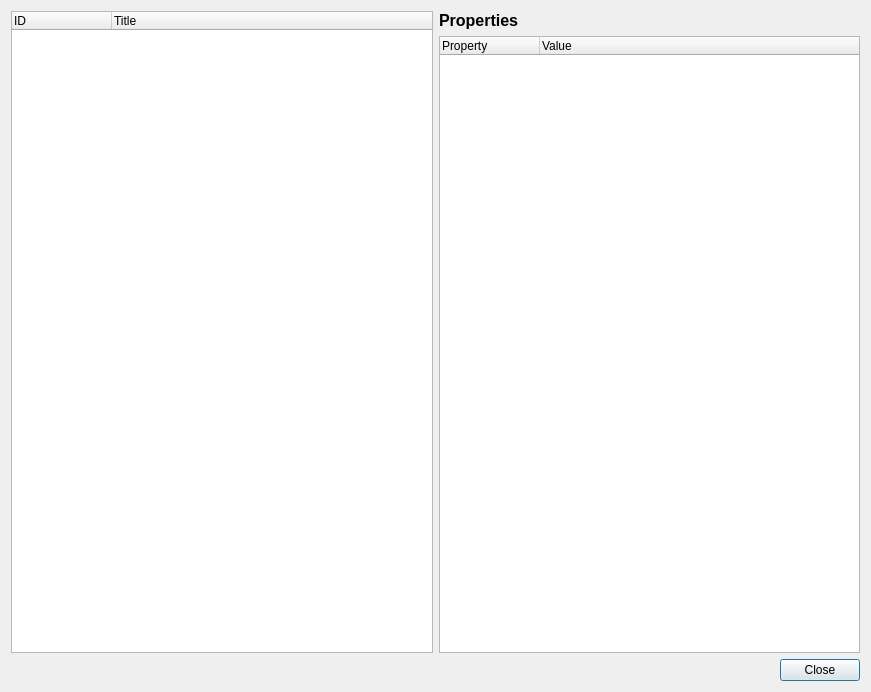
<?xml version="1.0" encoding="UTF-8"?>
<ui version="4.0">
 <class>Dialog</class>
 <widget class="QDialog" name="Dialog">
  <property name="geometry">
   <rect>
    <x>0</x>
    <y>0</y>
    <width>871</width>
    <height>692</height>
   </rect>
  </property>
  <property name="windowTitle">
   <string>Dialog</string>
  </property>
  <layout class="QVBoxLayout" name="verticalLayout">
   <item>
    <layout class="QHBoxLayout" name="horizontalLayout">
     <item>
      <widget class="QTreeWidget" name="ControlsCatalog_List">
       <column>
        <property name="text">
         <string>ID</string>
        </property>
       </column>
       <column>
        <property name="text">
         <string>Title</string>
        </property>
       </column>
      </widget>
     </item>
     <item>
      <layout class="QVBoxLayout" name="verticalLayout_2">
       <item>
        <widget class="QLabel" name="label">
         <property name="font">
          <font>
           <pointsize>12</pointsize>
           <weight>75</weight>
           <bold>true</bold>
          </font>
         </property>
         <property name="text">
          <string>Properties</string>
         </property>
        </widget>
       </item>
       <item>
        <widget class="QTreeWidget" name="ControlsCatalog_Properties">
         <column>
          <property name="text">
           <string>Property</string>
          </property>
         </column>
         <column>
          <property name="text">
           <string>Value</string>
          </property>
         </column>
        </widget>
       </item>
      </layout>
     </item>
    </layout>
   </item>
   <item>
    <widget class="QDialogButtonBox" name="buttonBox">
     <property name="orientation">
      <enum>Qt::Horizontal</enum>
     </property>
     <property name="standardButtons">
      <set>QDialogButtonBox::Close</set>
     </property>
    </widget>
   </item>
  </layout>
 </widget>
 <resources/>
 <connections>
  <connection>
   <sender>buttonBox</sender>
   <signal>accepted()</signal>
   <receiver>Dialog</receiver>
   <slot>accept()</slot>
   <hints>
    <hint type="sourcelabel">
     <x>248</x>
     <y>254</y>
    </hint>
    <hint type="destinationlabel">
     <x>157</x>
     <y>274</y>
    </hint>
   </hints>
  </connection>
  <connection>
   <sender>buttonBox</sender>
   <signal>rejected()</signal>
   <receiver>Dialog</receiver>
   <slot>reject()</slot>
   <hints>
    <hint type="sourcelabel">
     <x>316</x>
     <y>260</y>
    </hint>
    <hint type="destinationlabel">
     <x>286</x>
     <y>274</y>
    </hint>
   </hints>
  </connection>
 </connections>
</ui>
